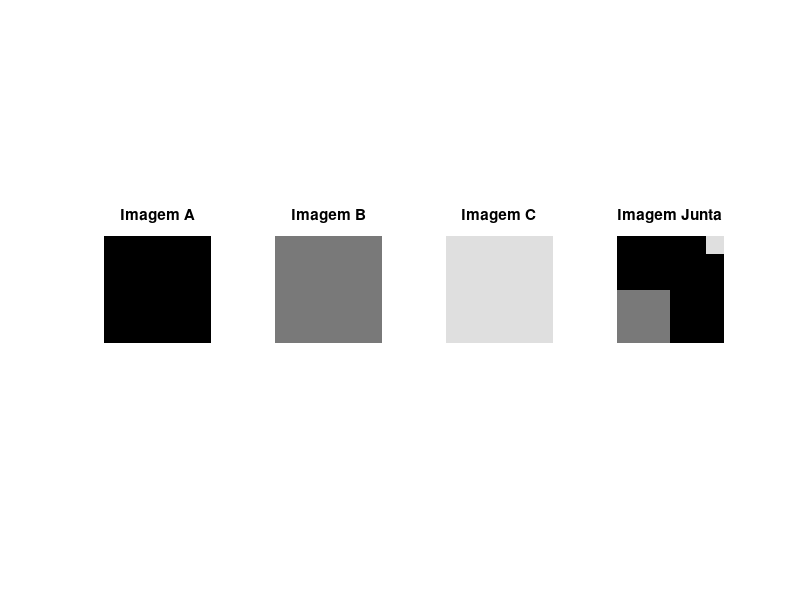

This figure's MATLAB source:
pkg load image;
clc;

imgA = ones(120,120);
imgA = uint8(imgA);
imgA = imgA*0;

imgB = ones(60,60);
imgB = uint8(imgB);
imgB = imgB*120;

imgC = ones(20,20);
imgC = uint8(imgC);
imgC = imgC*220;


imgFinal = imgA;

[Bx,By]=size(imgB);
[Cx,Cy]=size(imgC);

for i = 1:60
  for j = 1:60
    imgFinal(end-60+i,j)=imgB(i,j);
  endfor
end

for i = 1:20
  for j = 1:20
    imgFinal(i,end-20+j)=imgC(i,j);
  endfor
end


figure(1),subplot(1,4,1),imshow(imgA),title('Imagem A');
figure(1),subplot(1,4,2),imshow(imgB),title('Imagem B');
figure(1),subplot(1,4,3),imshow(imgC),title('Imagem C');
figure(1),subplot(1,4,4),imshow(imgFinal),title('Imagem Junta');


